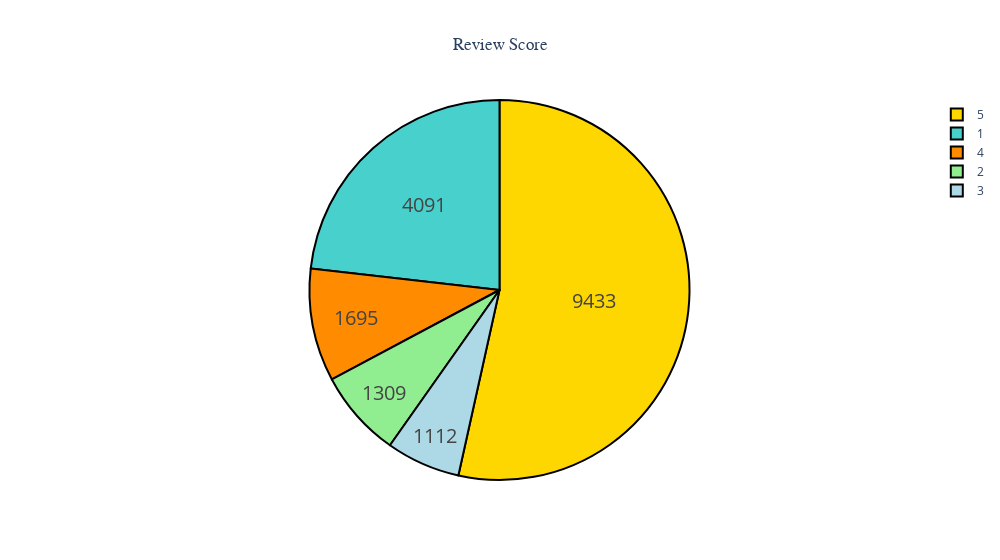

Here is the notebook cell this chart was saved with:
### Code cell
import plotly.graph_objects as go
# fig = px.pie(df_review_score_count, values='total_count', names='review_score', title='review_score')
# fig.show()


colors = ['gold', 'mediumturquoise', 'darkorange', 'lightgreen', 'lightblue']

fig = go.Figure(data=[go.Pie(labels=df_review_score_count.review_score,
                             values=df_review_score_count.total_count)])


fig.update_layout(
width=1000,
title={"x": 0.5, "xanchor":"center", 
"font_family":"Times New Roman", 
"text":"Review Score"})

fig.update_traces(hoverinfo='label+percent', textinfo='value', textfont_size=20,
                  marker={'colors':colors, 'line_color':'#000000','line_width':2})

fig.show()

### Figure 1 — Plotly figure (JSON) as saved in the notebook; plotly's stock layout.template omitted (floating-point values rounded to 4 significant figures)
{"data": [{"hoverinfo": "label+percent", "labels": [5, 1, 4, 2, 3], "marker": {"colors": ["gold", "mediumturquoise", "darkorange", "lightgreen", "lightblue"], "line": {"color": "#000000", "width": 2}}, "textfont": {"size": 20}, "textinfo": "value", "type": "pie", "values": [9433, 4091, 1695, 1309, 1112]}], "layout": {"title": {"font": {"family": "Times New Roman"}, "text": "Review Score", "x": 0.5, "xanchor": "center"}, "width": 1000}}
